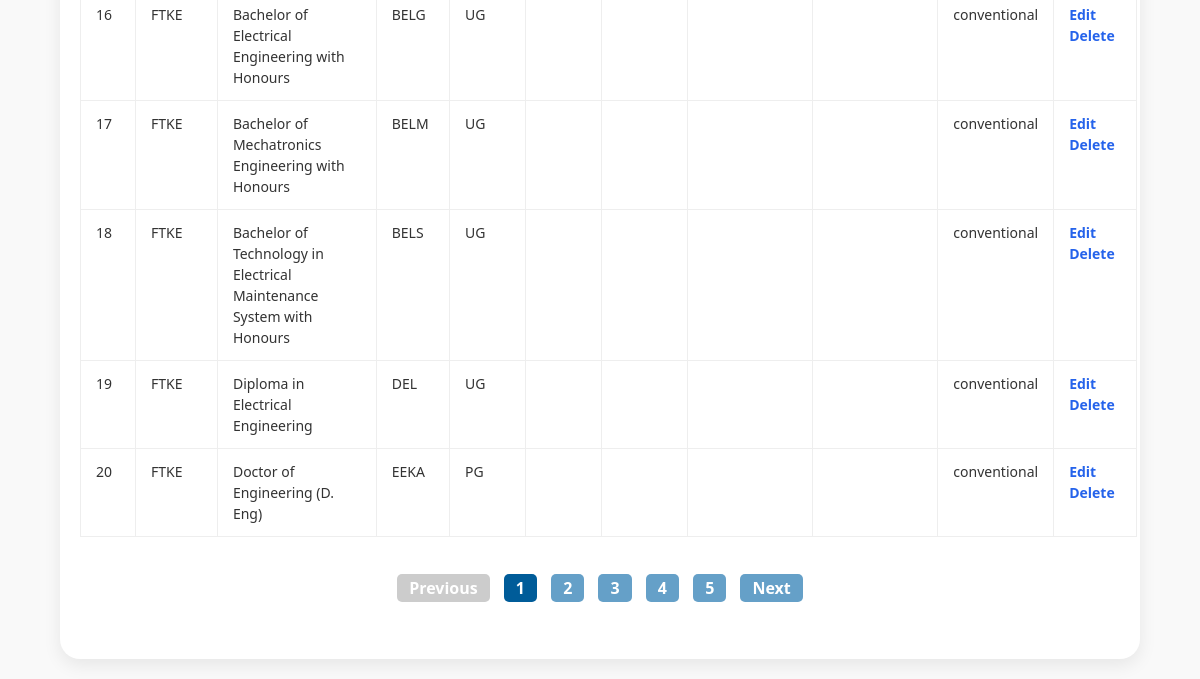
The app's page /manage_program.php (lower part), older data.
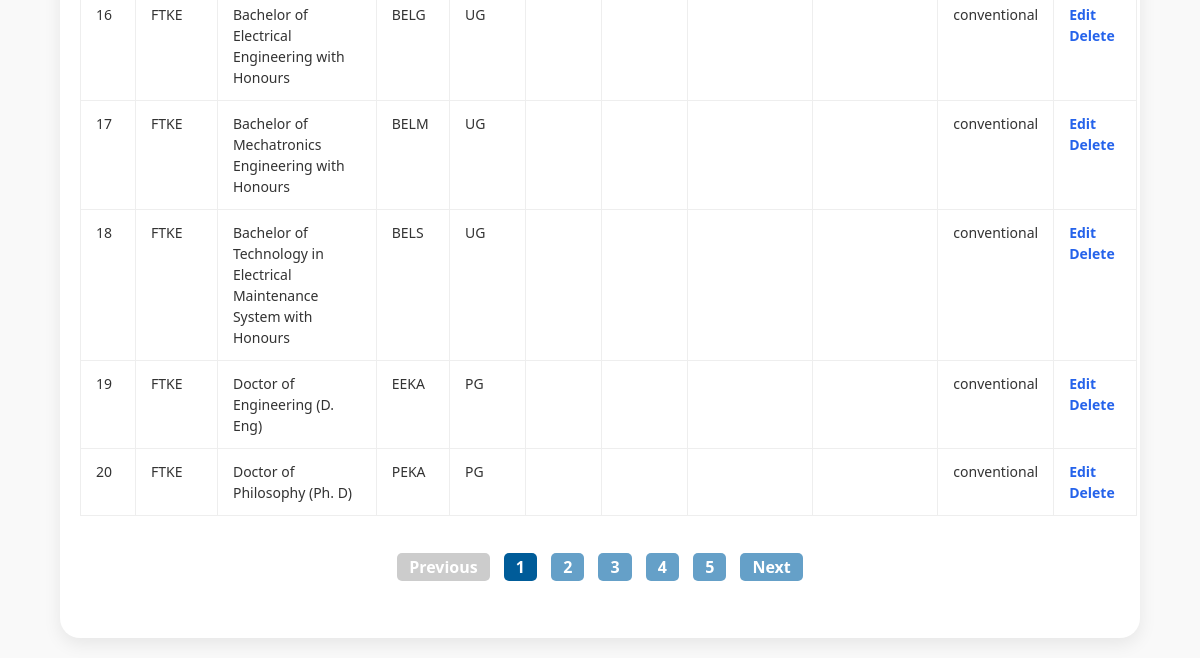
The same page, newer data.
### tables this page shows
CREATE TABLE `programs` (
  `id` int(11) NOT NULL,
  `faculty` varchar(100) DEFAULT NULL,
  `program_name` varchar(255) DEFAULT NULL,
  `program_code` varchar(20) DEFAULT NULL,
  `ugpg` varchar(10) DEFAULT NULL,
  `target` int(11) DEFAULT NULL,
  `achieve` int(11) DEFAULT NULL,
  `partial_accreditation` varchar(100) DEFAULT NULL,
  `full_accreditation` varchar(100) DEFAULT NULL,
  `mod_penyampaian` enum('conventional','odl') DEFAULT NULL
);

### manage_program.php (the view, shortened to what this page needs)
<?php
include 'connect.php';
$page = isset($_GET['page']) ? (int)$_GET['page'] : 1;
$limit = 20;
$offset = ($page - 1) * $limit;
$search = $_GET['search'] ?? '';
$where = "";
$countResult = $conn->query("SELECT COUNT(*) as total FROM programs $where");
$totalCount = (int)$countResult->fetch_assoc()['total'];
$totalPages = max(1, (int)ceil($totalCount / $limit));
$programs = $conn->query("SELECT * FROM programs $where
                          ORDER BY faculty, program_name
                          LIMIT $limit OFFSET $offset");
function h($s){ return htmlspecialchars($s ?? '', ENT_QUOTES, 'UTF-8'); }
?>
<!DOCTYPE html>
<html>
<head>
    <link rel="stylesheet" href="style.css">
</head>
<body>
<div class="container">
    <table>
        <?php
        $num = $offset + 1;
        while($row = $programs->fetch_assoc()): ?>
        <tr>
            <td><?= $num++ ?></td>
            <td><?= h($row['faculty']) ?></td>
            <td>
                <?php if (strtolower($row['mod_penyampaian']) === 'odl'): ?>
                    <a href="odlprogram_detail.php?id=<?= (int)$row['id'] ?>">
                        <?= h($row['program_name']) ?>
                    </a>
                <?php else: ?>
                    <?= h($row['program_name']) ?>
                <?php endif; ?>
            </td>
            <td><?= h($row['program_code']) ?></td>
            <td><?= h($row['ugpg']) ?></td>
            <td><?= h($row['target']) ?></td>
            <td><?= h($row['achieve']) ?></td>
            <td><?= h($row['partial_accreditation']) ?></td>
            <td><?= h($row['full_accreditation']) ?></td>
            <td><?= h($row['mod_penyampaian']) ?></td>
            <td class="actions">
                <a href="?edit=<?= (int)$row['id'] ?>">Edit</a>
                <a href="#" onclick="return confirmDelete(<?= (int)$row['id'] ?>)">Delete</a>
            </td>
        </tr>
        <?php endwhile; ?>
    </table>
    <div class="pagination">
        <?php if ($page > 1): ?>
            <a href="?page=<?= $page-1 ?>&search=<?= urlencode($search) ?>">Previous</a>
        <?php else: ?>
            <a class="disabled">Previous</a>
        <?php endif; ?>
        <?php for($i = 1; $i <= $totalPages; $i++): ?>
            <a href="?page=<?= $i ?>&search=<?= urlencode($search) ?>" class="<?= $i == $page ? 'active' : '' ?>"><?= $i ?></a>
        <?php endfor; ?>
        <?php if ($page < $totalPages): ?>
            <a href="?page=<?= $page+1 ?>&search=<?= urlencode($search) ?>">Next</a>
        <?php else: ?>
            <a class="disabled">Next</a>
        <?php endif; ?>
    </div>
</div>
</body>
</html>

### style.css (style rules this page uses)
* { margin: 0; padding: 0; box-sizing: border-box; }
body { font-family: 'Segoe UI', Tahoma, Geneva, Verdana, sans-serif; background-color: #f9f9f9; color: #333; min-height: 100vh; }
.container { max-width: 1000px; margin: 0 auto; padding: 20px; }

### manage_program.php (style rules this page uses)
.container { background: #fff; margin: 20px auto; padding: 60px 20px; max-width:90%; border-radius: 20px; box-shadow: 0 6px 18px rgba(0,0,0,0.08); }
table { width: 100%; border-collapse: collapse; margin-top: 20px; font-size: 14px; }
.actions a { margin: 0 px; color: #2563eb; text-decoration: none; font-weight: 600; }
.pagination { margin-top: 20px; text-align: center; }
.pagination a { margin: 0 5px; padding: 6px 12px; background: #0ea5e9; color: white; text-decoration: none; border-radius: 8px; font-weight: 600; }
.pagination { margin-top: 40px; text-align: center; }
.pagination a { margin: 0 5px; padding: 3px 12px; background: #65a0c8ff; color: white; align: center; text-decoration: none; border-radius: 5px; }
.pagination a.active { background: #005c99; }
.pagination a.disabled { background: #ccc; cursor: not-allowed; }

Row changes from the older to the newer data that the page shows:
removed programs: faculty "FTKE", program_name "Diploma in Electrical Engineering", program_code "DEL", ugpg "UG", mod_penyampaian "conventional"
now on this page (row unchanged): programs: faculty "FTKE", program_name "Doctor of Philosophy (Ph. D)", program_code "PEKA", ugpg "PG", mod_penyampaian "conventional"
